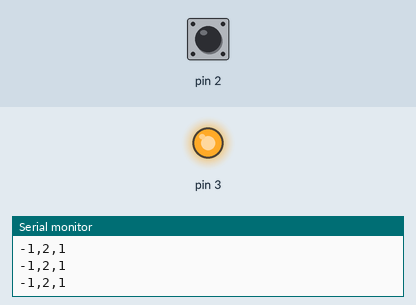
The sketch below on a simulated Arduino Uno, built with avr-gcc and run on an emulated ATmega328P. Parts: output pins drawn as LEDs (lit = HIGH), the last lines printed to the serial monitor. The test bench sets the inputs (shaded band); at power-on: pin 2 HIGH.

Above: at 1.2 s.
1.3 s: pin 2 pulled LOW for 0.15 s
At 1.38 s:
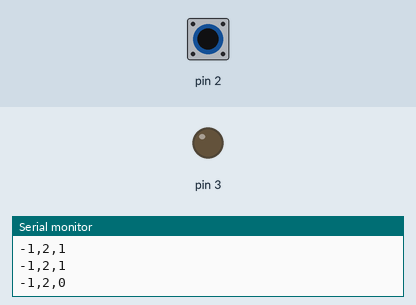
2.9 s: pin 2 pulled LOW for 3.2 s
At 6.4 s:
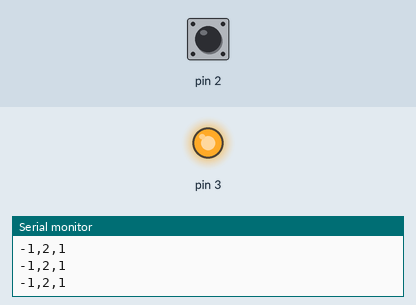
Timing chart, 0 to 7.9 s (numbered marks = the images above; inputs shaded):
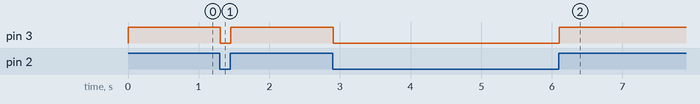

The sketch:

mato.ino
```cpp
int hit_counter = 0;
bool prev_hit = false;
void setup() {
  pinMode(2, INPUT_PULLUP);
  pinMode(3, OUTPUT);
  Serial.begin(9600);
  Serial.println("Testing censor");

}

void loop() {
  int hit = digitalRead(2);
  if(hit == HIGH) {
    digitalWrite(3, HIGH);
    if (prev_hit == false) {
      hit_counter ++;
      delay(10);
    }
    prev_hit = true;
  } else {
    digitalWrite(3, LOW);
    prev_hit = false;
  }
  String msg = "-1,2,";
  msg += hit;
  Serial.println(msg);
  //Serial.println(hit_counter);

}
```

Measured:
- after the input at 1.3 s, pin 3: HIGH → LOW at once, → HIGH 0.15 s later
- after the input at 2.9 s, pin 3: HIGH → LOW at once, → HIGH 3.2 s later
